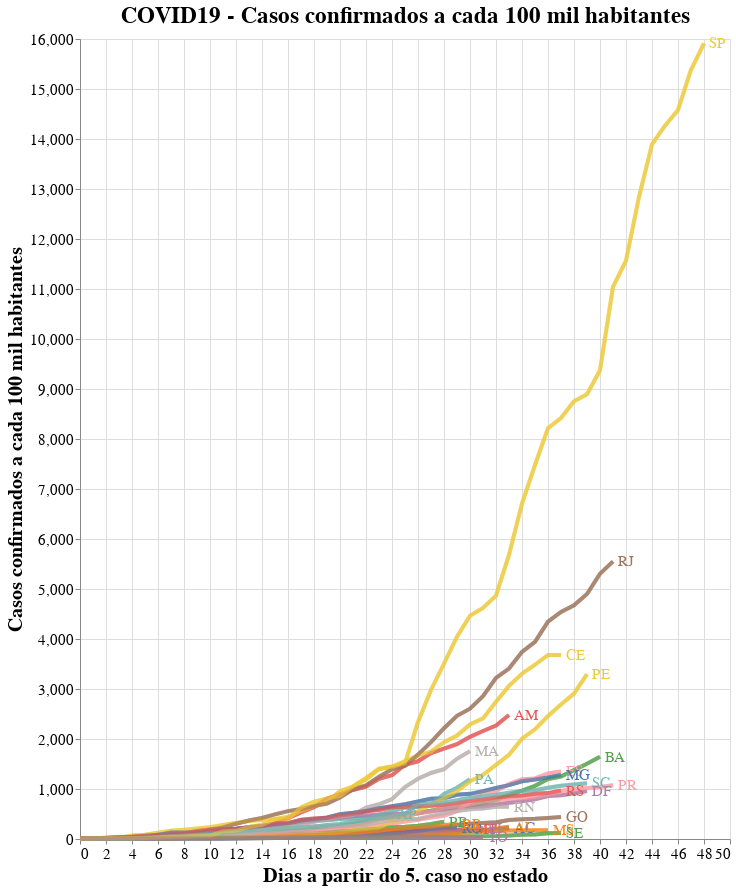

Notebook source saved alongside this figure:
### Code cell
# Mortes por habitantes

# Base altair plot 
basepop = alt.Chart(cases_long, title="COVID19 - Casos confirmados a cada 100 mil habitantes").mark_line(strokeWidth=4, opacity=0.7).encode(
    x=alt.X('Day'),
    y=alt.Y('confirmed'),
    color=alt.Color('state', legend=None),
).properties(
    width=650,
    height=800
)

# Chart
chartpop = basepop.encode(
  color=alt.condition(selection, 'state:N', alt.value('lightgray')),
  tooltip=['state:N', 'yearmonthdate(Date):N', 'confirmed:N']
).add_selection(
  selection
)

# Overlay
overlaypop = basepop.encode(
  color='state',
  opacity=alt.value(0.5),
).transform_filter(
  selection
)

# Text labels
textpop = basepop.mark_text(
    align='left',
    dx=5,
    size=15
).encode(
    x=alt.X('Day', aggregate='max',  axis=alt.Axis(title='Dias a partir do 5. caso no estado')),
    y=alt.Y('confirmed', aggregate={'argmax': 'Day'}, axis=alt.Axis(title='Casos confirmados a cada 100 mil habitantes')),
    text='state'
).transform_filter(
    selection
)

# Sum em up!
alt.layer(chartpop + overlaypop + textpop).configure_axis(
    labelFontSize=15,
    titleFontSize=20
).configure_title(
    fontSize=23
)

### Figure 1 — Vega-Lite specification as saved in the notebook (floating-point values rounded to 4 significant figures; data arrays with more than 128 entries replaced by an {"elided": "..."} marker saying what was removed)
{"config": {"view": {"continuousWidth": 400, "continuousHeight": 300}, "axis": {"labelFontSize": 15, "titleFontSize": 20}, "title": {"fontSize": 23}}, "layer": [{"layer": [{"mark": {"type": "line", "opacity": 0.7, "strokeWidth": 4}, "encoding": {"color": {"condition": {"type": "nominal", "field": "state", "selection": "selector006"}, "value": "lightgray"}, "tooltip": [{"type": "nominal", "field": "state"}, {"type": "nominal", "field": "Date", "timeUnit": "yearmonthdate"}, {"type": "nominal", "field": "confirmed"}], "x": {"type": "quantitative", "field": "Day"}, "y": {"type": "quantitative", "field": "confirmed"}}, "height": 800, "selection": {"selector006": {"type": "single", "fields": ["state"]}}, "title": "COVID19 - Casos confirmados a cada 100 mil habitantes", "width": 650}, {"mark": {"type": "line", "opacity": 0.7, "strokeWidth": 4}, "encoding": {"color": {"type": "nominal", "field": "state"}, "opacity": {"value": 0.5}, "x": {"type": "quantitative", "field": "Day"}, "y": {"type": "quantitative", "field": "confirmed"}}, "height": 800, "title": "COVID19 - Casos confirmados a cada 100 mil habitantes", "transform": [{"filter": {"selection": "selector006"}}], "width": 650}, {"mark": {"type": "text", "align": "left", "dx": 5, "size": 15}, "encoding": {"color": {"type": "nominal", "field": "state", "legend": null}, "text": {"type": "nominal", "field": "state"}, "x": {"type": "quantitative", "aggregate": "max", "axis": {"title": "Dias a partir do 5. caso no estado"}, "field": "Day"}, "y": {"type": "quantitative", "aggregate": {"argmax": "Day"}, "axis": {"title": "Casos confirmados a cada 100 mil habitantes"}, "field": "confirmed"}}, "height": 800, "title": "COVID19 - Casos confirmados a cada 100 mil habitantes", "transform": [{"filter": {"selection": "selector006"}}], "width": 650}]}], "data": {"name": "data-bae6b53dbf064e60c5475cb94240c713"}, "$schema": "https://vega.github.io/schema/vega-lite/v4.8.1.json", "datasets": {"data-bae6b53dbf064e60c5475cb94240c713": {"elided": "966 records"}}}
